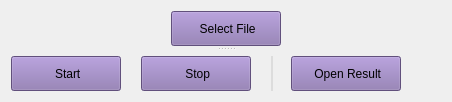
                          <widget class="QWidget" name="file">
                           <attribute name="title">
                            <string>File Detect</string>
                           </attribute>
                           <layout class="QHBoxLayout" name="horizontalLayout_9">
                            <item>
                             <widget class="QSplitter" name="splitter_2">
                              <property name="orientation">
                               <enum>Qt::Vertical</enum>
                              </property>
                              <property name="handleWidth">
                               <number>5</number>
                              </property>
                              <widget class="QWidget" name="upload" native="true">
                               <property name="sizePolicy">
                                <sizepolicy hsizetype="Expanding" vsizetype="Expanding">
                                 <horstretch>0</horstretch>
                                 <verstretch>1</verstretch>
                                </sizepolicy>
                               </property>
                               <property name="minimumSize">
                                <size>
                                 <width>0</width>
                                 <height>0</height>
                                </size>
                               </property>
                               <property name="acceptDrops">
                                <bool>true</bool>
                               </property>
                               <property name="styleSheet">
                                <string notr="true"/>
                               </property>
                               <layout class="QHBoxLayout" name="horizontalLayout_29">
                                <item>
                                 <widget class="QPushButton" name="btn_file">
                                  <property name="sizePolicy">
                                   <sizepolicy hsizetype="Fixed" vsizetype="Fixed">
                                    <horstretch>0</horstretch>
                                    <verstretch>0</verstretch>
                                   </sizepolicy>
                                  </property>
                                  <property name="minimumSize">
                                   <size>
                                    <width>110</width>
                                    <height>35</height>
                                   </size>
                                  </property>
                                  <property name="cursor">
                                   <cursorShape>PointingHandCursor</cursorShape>
                                  </property>
                                  <property name="acceptDrops">
                                   <bool>false</bool>
                                  </property>
                                  <property name="styleSheet">
                                   <string notr="true">background-color: rgb(136, 112, 173); </string>
                                  </property>
                                  <property name="text">
                                   <string> Select File</string>
                                  </property>
                                  <property name="icon">
                                   <iconset resource="resources.qrc">
                                    <normaloff>:/icons/images/icons/folder-add_white.svg</normaloff>:/icons/images/icons/folder-add_white.svg</iconset>
                                  </property>
                                 </widget>
                                </item>
                               </layout>
                              </widget>
                              <widget class="QWidget" name="layoutWidget">
                               <layout class="QHBoxLayout" name="horizontalLayout_8">
                                <property name="spacing">
                                 <number>20</number>
                                </property>
                                <property name="topMargin">
                                 <number>5</number>
                                </property>
                                <item>
                                 <widget class="QPushButton" name="btn_start_file">
                                  <property name="sizePolicy">
                                   <sizepolicy hsizetype="Fixed" vsizetype="Fixed">
                                    <horstretch>2</horstretch>
                                    <verstretch>0</verstretch>
                                   </sizepolicy>
                                  </property>
                                  <property name="minimumSize">
                                   <size>
                                    <width>110</width>
                                    <height>35</height>
                                   </size>
                                  </property>
                                  <property name="cursor">
                                   <cursorShape>PointingHandCursor</cursorShape>
                                  </property>
                                  <property name="styleSheet">
                                   <string notr="true">background-color: rgb(136, 112, 173); </string>
                                  </property>
                                  <property name="text">
                                   <string> Start</string>
                                  </property>
                                  <property name="icon">
                                   <iconset resource="resources.qrc">
                                    <normaloff>:/icons/images/icons/play_white.svg</normaloff>:/icons/images/icons/play_white.svg</iconset>
                                  </property>
                                  <property name="flat">
                                   <bool>false</bool>
                                  </property>
                                 </widget>
                                </item>
                                <item>
                                 <widget class="QPushButton" name="btn_stop_file">
                                  <property name="sizePolicy">
                                   <sizepolicy hsizetype="Fixed" vsizetype="Fixed">
                                    <horstretch>2</horstretch>
                                    <verstretch>0</verstretch>
                                   </sizepolicy>
                                  </property>
                                  <property name="minimumSize">
                                   <size>
                                    <width>110</width>
                                    <height>35</height>
                                   </size>
                                  </property>
                                  <property name="cursor">
                                   <cursorShape>PointingHandCursor</cursorShape>
                                  </property>
                                  <property name="styleSheet">
                                   <string notr="true">background-color: rgb(136, 112, 173); </string>
                                  </property>
                                  <property name="text">
                                   <string> Stop</string>
                                  </property>
                                  <property name="icon">
                                   <iconset resource="resources.qrc">
                                    <normaloff>:/icons/images/icons/rectangle_white.svg</normaloff>:/icons/images/icons/rectangle_white.svg</iconset>
                                  </property>
                                  <property name="flat">
                                   <bool>false</bool>
                                  </property>
                                 </widget>
                                </item>
                                <item>
                                 <widget class="Line" name="line_2">
                                  <property name="sizePolicy">
                                   <sizepolicy hsizetype="Ignored" vsizetype="Fixed">
                                    <horstretch>0</horstretch>
                                    <verstretch>0</verstretch>
                                   </sizepolicy>
                                  </property>
                                  <property name="minimumSize">
                                   <size>
                                    <width>2</width>
                                    <height>35</height>
                                   </size>
                                  </property>
                                  <property name="styleSheet">
                                   <string notr="true">background-color: rgb(220, 220, 220);
border: none;</string>
                                  </property>
                                  <property name="orientation">
                                   <enum>Qt::Vertical</enum>
                                  </property>
                                 </widget>
                                </item>
                                <item>
                                 <widget class="QPushButton" name="btn_result">
                                  <property name="sizePolicy">
                                   <sizepolicy hsizetype="Fixed" vsizetype="Fixed">
                                    <horstretch>1</horstretch>
                                    <verstretch>0</verstretch>
                                   </sizepolicy>
                                  </property>
                                  <property name="minimumSize">
                                   <size>
                                    <width>110</width>
                                    <height>35</height>
                                   </size>
                                  </property>
                                  <property name="cursor">
                                   <cursorShape>PointingHandCursor</cursorShape>
                                  </property>
                                  <property name="styleSheet">
                                   <string notr="true">background-color: rgb(136, 112, 173); </string>
                                  </property>
                                  <property name="text">
                                   <string> Open Result</string>
                                  </property>
                                  <property name="icon">
                                   <iconset resource="resources.qrc">
                                    <normaloff>:/icons/images/icons/image_white.svg</normaloff>:/icons/images/icons/image_white.svg</iconset>
                                  </property>
                                 </widget>
                                </item>
                                <item>
                                 <spacer name="horizontalSpacer_8">
                                  <property name="orientation">
                                   <enum>Qt::Horizontal</enum>
                                  </property>
                                  <property name="sizeHint" stdset="0">
                                   <size>
                                    <width>40</width>
                                    <height>20</height>
                                   </size>
                                  </property>
                                 </spacer>
                                </item>
                               </layout>
                              </widget>
                             </widget>
                            </item>
                           </layout>
                          </widget>
